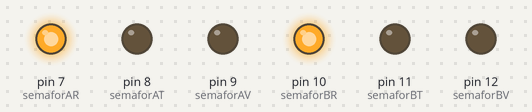
A sketch run on a simulated Arduino Uno, built with avr-gcc and run on an emulated ATmega328P. Parts: output pins drawn as LEDs (lit = HIGH).

Above: at 2.0 s.
At 4.5 s:
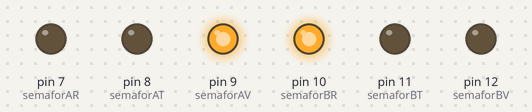
At 5.7 s:
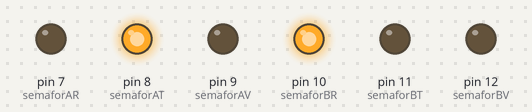
At 7.5 s:
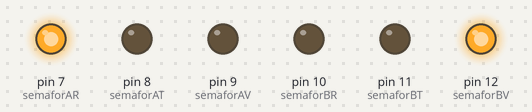
At 8.7 s:
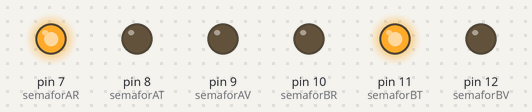
Timing chart, 0 to 16.1 s (numbered marks = the images above):
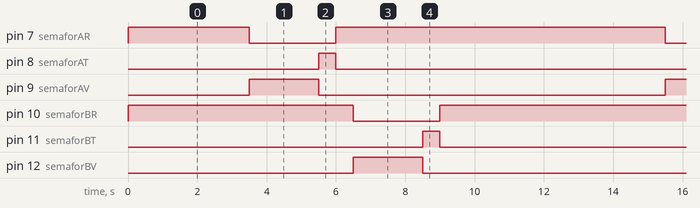

The sketch:

cruilla_semafors.ino
```cpp
/**********************************************************************************
**                                                                               **
**                            Cruïlla de semàfors                                **
**                                                                               **
**                                 Programa1                                     **
**                                                                               **
**********************************************************************************/

//********** Includes *************************************************************

//********** Variables ************************************************************
const int semaforAR = 7;          // donar nom al pin 7 de l’Arduino
const int semaforAT = 8;          // donar nom al pin 8 de l’Arduino
const int semaforAV = 9;          // donar nom al pin 9 de l’Arduino
const int semaforBR = 10;         // donar nom al pin 10 de l’Arduino
const int semaforBT = 11;         // donar nom al pin 11 de l’Arduino
const int semaforBV = 12;         // donar nom al pin 12 de l’Arduino
int pausa = 500;             // definir variable de temps en ms

//********** Setup ****************************************************************
void setup()
{
  pinMode(semaforAR, OUTPUT);     // definir el pin 7 com una sortida
  pinMode(semaforAT, OUTPUT);     // definir el pin 8 com una sortida
  pinMode(semaforAV, OUTPUT);     // definir el pin 9 com una sortida
  pinMode(semaforBR, OUTPUT);     // definir el pin 10 com una sortida
  pinMode(semaforBT, OUTPUT);     // definir el pin 11 com una sortida
  pinMode(semaforBV, OUTPUT);     // definir el pin 12 com una sortida

  digitalWrite(semaforAR, HIGH);    // posar a 5V el pin 7
  digitalWrite(semaforAT, LOW);    // posar a 0V el pin 8
  digitalWrite(semaforAV, LOW);    // posar a 0V el pin 9
  digitalWrite(semaforBR, HIGH);    // posar a 5V el pin 10
  digitalWrite(semaforBT, LOW);    // posar a 0V el pin 11
  digitalWrite(semaforBV, LOW);    // posar a 0V el pin 12

  delay(pausa);                     // es queden leds pausa ms en aquest estat
}

//********** Loop *****************************************************************
void loop()
{


  digitalWrite(semaforAT, LOW);     // apaga taronja semàfor A
  digitalWrite(semaforAR, HIGH);    // encén roig semàfor A

   delay(6*pausa);                     // es queden leds pausa ms en aquest estat

  digitalWrite(semaforAR, LOW);     // apaga roig semàfor A
  digitalWrite(semaforAV, HIGH);    // encén verd semàfor A

  delay(4*pausa);                   // es queden leds 4*pausa ms en aquest estat

  digitalWrite(semaforAV, LOW);     // apaga verd semàfor A
  digitalWrite(semaforAT, HIGH);    // encén taronja semàfor A

  delay(pausa);                     // es queden leds pausa ms en aquest estat

  digitalWrite(semaforAT, LOW);     // apaga taronja semàfor A
  digitalWrite(semaforAR, HIGH);    // encén roig semàfor A

   delay(pausa);                     // es queden leds pausa ms en aquest estat


 digitalWrite(semaforBR, LOW);     // apaga roig semàfor B
  digitalWrite(semaforBV, HIGH);    // encén verd semàfor B

  delay(4*pausa);                   // es queden leds 4*pausa ms en aquest estat

  digitalWrite(semaforBV, LOW);     // apaga verd semàfor B
  digitalWrite(semaforBT, HIGH);    // encén taronja semàfor B

  delay(pausa);                     // es queden leds pausa ms en aquest estat

  digitalWrite(semaforBT, LOW);     // apaga taronja semàfor B
  digitalWrite(semaforBR, HIGH);    // encén roig semàfor B

  delay(7*pausa);                     // es queden leds pausa ms en aquest estat


}

//********** Funcions *************************************************************
```

Measured:
- by itself, pin 7 (semaforAR), pin 10 (semaforBR): alternates HIGH for 9.5 s and LOW for 2.5 s
- by itself, pin 8 (semaforAT), pin 11 (semaforBT): alternates HIGH for 0.50 s and LOW for 11.5 s
- by itself, pin 9 (semaforAV), pin 12 (semaforBV): alternates HIGH for 2.0 s and LOW for 10.0 s
